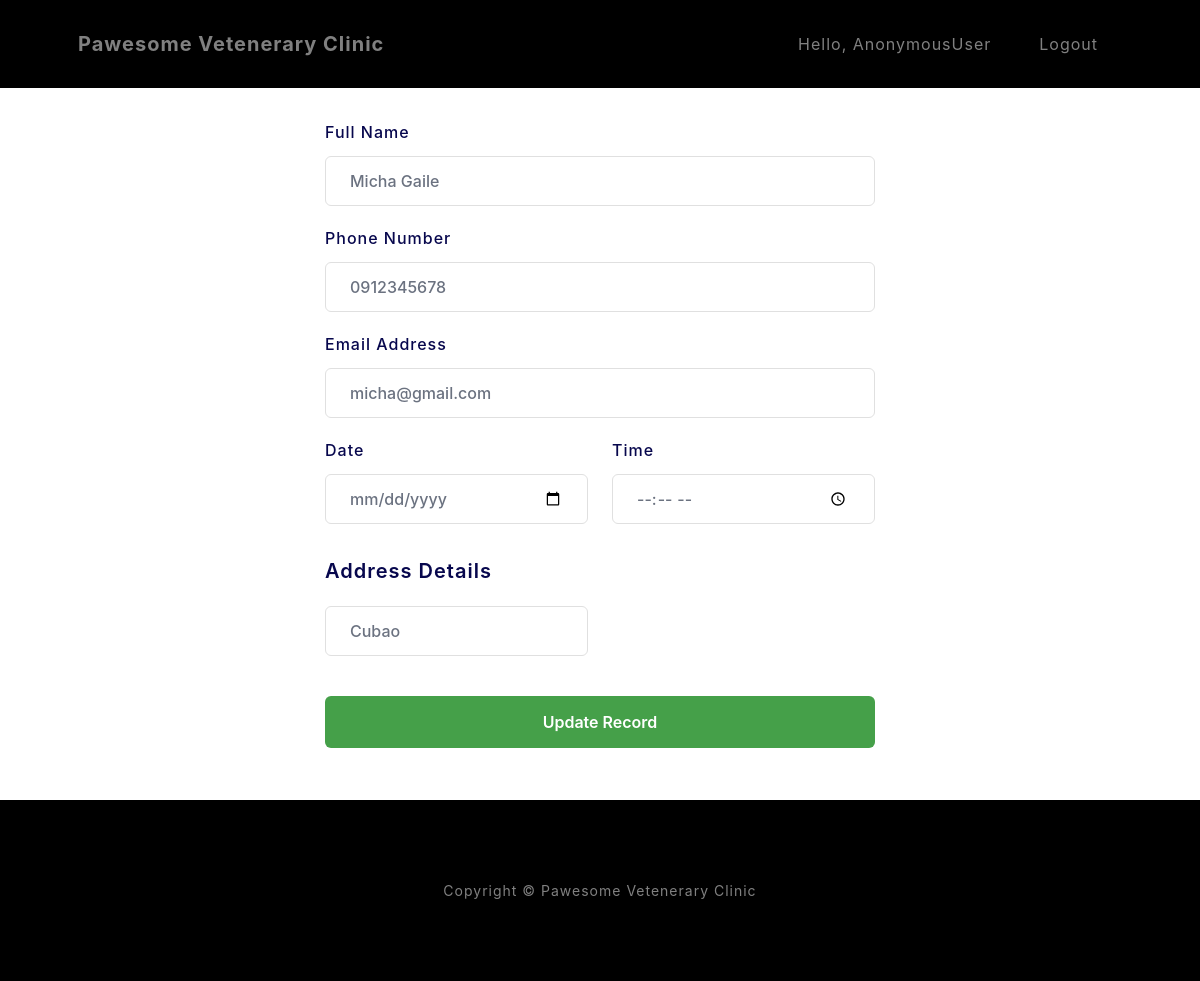
The app's page /update/12/ with its own data.
### myapp/models.py (models this page shows)
class Patient(models.Model):
    name=models.CharField(max_length=100)
    phone=models.CharField(max_length=100)
    email=models.EmailField(max_length=254)
    date = models.DateField()
    time=models.TimeField()
    address=models.CharField(max_length=100)

### myapp/views.py (the view)
# urls.py: path('update/<int:id>/',views.update,name="update"),
def update(request,id):
    patient = Patient.objects.get(id=id)
    return render(request,'update.html',{'patient':patient})

### myapp/templates/update.html (shortened to what this page needs)
<!DOCTYPE html>
<html lang="en">
    {% load static %}
    <head>
        <link rel="stylesheet" type="text/css" href="{% static 'css/styles1.css' %}">
    </head>
    <body id="page-top">
        <nav class="navbar navbar-expand-lg navbar-light fixed-top" id="mainNav">
            <div class="container px-4 px-lg-5">
                <a class="navbar-brand" href="{% url 'user' %}">Pawesome Vetenerary Clinic</a>
                <div class="collapse navbar-collapse" id="navbarResponsive">
                    <ul class="navbar-nav ms-auto">
                        <li class="nav-item"><a class="nav-link">Hello, {{request.user}}</a></li>
                        <li class="nav-item"><a class="nav-link" href="{% url 'logout' %}">Logout</a></li>
                    </ul>
                </div>
            </div>
        </nav>
        <header class="masthead">
            <br>
            <br>
            <br>
                    <div class="formbold-main-wrapper">
                        <div class="formbold-form-wrapper">
                          <form action="{% url 'updateRecord' patient.id %}" method="POST">
                            <div class="formbold-mb-5">
                              <label for="name" class="formbold-form-label"> Full Name </label>
                              <input
                                type="text"
                                name="name"
                                id="name"
                                placeholder="Full Name"
                                value="{{patient.name}}"
                                class="formbold-form-input"
                              />
                            </div>
                            <div class="formbold-mb-5">
                              <label for="phone" class="formbold-form-label"> Phone Number </label>
                              <input
                                type="text"
                                name="phone"
                                id="phone"
                                placeholder="Enter your phone number"
                                value="{{patient.phone}}"
                                class="formbold-form-input"
                              />
                            </div>
                            <div class="formbold-mb-5">
                              <label for="email" class="formbold-form-label"> Email Address </label>
                              <input
                                type="email"
                                name="email"
                                id="email"
                                placeholder="Enter your email"
                                value="{{patient.email}}"
                                class="formbold-form-input"
                              />
                            </div>
                            <div class="flex flex-wrap formbold--mx-3">
                              <div class="w-full sm:w-half formbold-px-3">
                                <div class="formbold-mb-5 w-full">
                                  <label for="date" class="formbold-form-label"> Date </label>
                                  <input
                                    type="date"
                                    name="date"
                                    id="date"
                                    value="{{patient.date}}"
                                    class="formbold-form-input"
                                  />
                                </div>
                              </div>
                              <div class="w-full sm:w-half formbold-px-3">
                                <div class="formbold-mb-5">
                                  <label for="time" class="formbold-form-label"> Time </label>
                                  <input
                                    type="time"
                                    name="time"
                                    id="time"
                                    value="{{patient.time}}"
                                    class="formbold-form-input"
                                  />
                                </div>
                              </div>
                            </div>
                            <div class="formbold-mb-5 formbold-pt-3">
                              <label class="formbold-form-label formbold-form-label-2">
                                Address Details
                              </label>
                              <div class="flex flex-wrap formbold--mx-3">
                                <div class="w-full sm:w-half formbold-px-3">
                                  <div class="formbold-mb-5">
                                    <input
                                      type="text"
                                      name="address"
                                      id="address"
                                      value="{{patient.address}}"
                                      placeholder="Enter city"
                                      class="formbold-form-input"
                                    />
                                  </div>
                                </div>
                              </div>
                            </div>
                            <div>
                              <button class="formbold-btn">Update Record</button>
                            </div>
                          </form>
                        </div>
                      </div>
        </header>
    <footer class="footer bg-black small text-center text-white-50"><div class="container px-4 px-lg-5">Copyright &copy; Pawesome Vetenerary Clinic</div></footer>
</body>
</html>

### myapp/templates/update.html (style rules this page uses)
* { margin: 0; padding: 0; box-sizing: border-box; }
body { font-family: "Inter", Arial, Helvetica, sans-serif; }
.formbold-mb-5 { margin-bottom: 20px; }
.formbold-pt-3 { padding-top: 12px; }
.formbold-main-wrapper { display: flex; align-items: center; justify-content: center; padding: 48px; }
.formbold-form-wrapper { margin: 0 auto; max-width: 550px; width: 100%; background: white; }
.formbold-form-label { display: block; font-weight: 500; font-size: 16px; color: #07074d; margin-bottom: 12px; }
.formbold-form-label-2 { font-weight: 600; font-size: 20px; margin-bottom: 20px; }
.formbold-form-input { width: 100%; padding: 12px 24px; border-radius: 6px; border: 1px solid #e0e0e0; background: white; font-weight: 500; font-size: 16px; color: #6b7280; outline: none; resize: none; }
.formbold-btn { text-align: center; font-size: 16px; border-radius: 6px; padding: 14px 32px; border: none; font-weight: 600; background-color: #45a049; color: white; width: 100%; cursor: pointer; }
.formbold--mx-3 { margin-left: -12px; margin-right: -12px; }
.formbold-px-3 { padding-left: 12px; padding-right: 12px; }
.flex { display: flex; }
.flex-wrap { flex-wrap: wrap; }
.w-full { width: 100%; }
@media (min-width: 540px) { .sm\:w-half { width: 50%; } }

### records on screen
Patient: name "Micha Gaile", phone "0912345678", email "micha@gmail.com", address "Cubao"

### other values on screen
{{ request.user }} "AnonymousUser"
